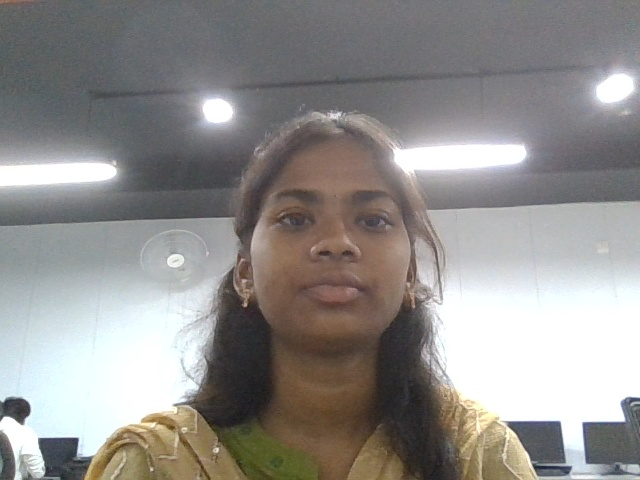
#> input picture my_photo.jpg, 640 x 480 px
$ python sketch_art.py
#> lines starting #> are read from the running program, lines starting #| are printed output that depends on the picture
import cv2

# Read image
image = cv2.imread("my_photo.jpg")
#> image is the input picture: shape (480, 640, 3); mean B, G, R 140.8, 143, 145.5

if image is None:
    print("❌ Image not found")
    exit()

# Convert to grayscale
gray = cv2.cvtColor(image, cv2.COLOR_BGR2GRAY)
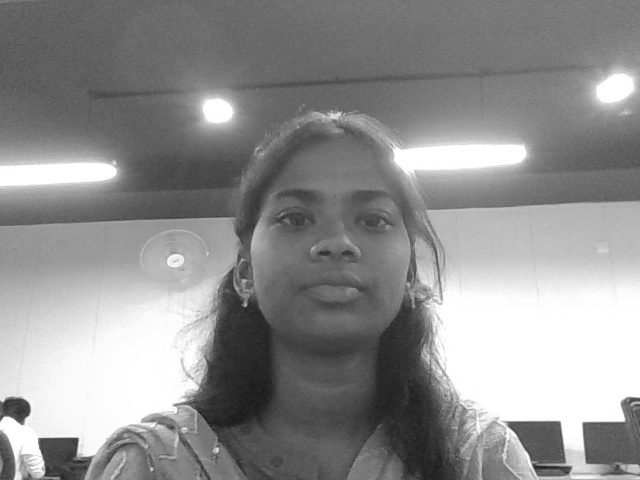
#> gray: shape (480, 640); min 24, max 255, mean 143.5

# Invert grayscale image
inverted = cv2.bitwise_not(gray)
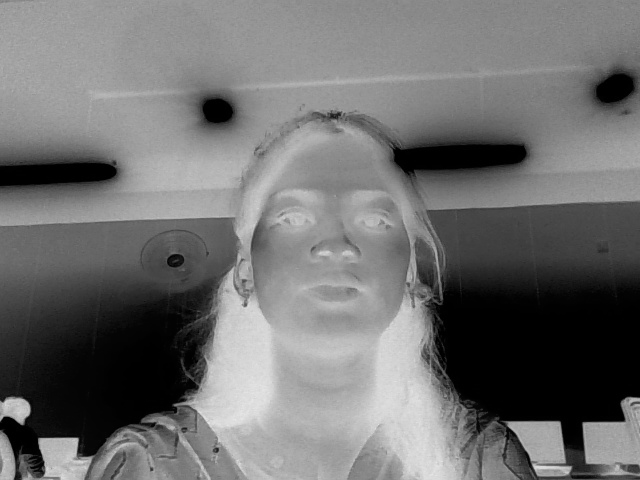
#> inverted: shape (480, 640); min 0, max 231, mean 111.5

# Blur the inverted image
blur = cv2.GaussianBlur(inverted, (21, 21), 0)
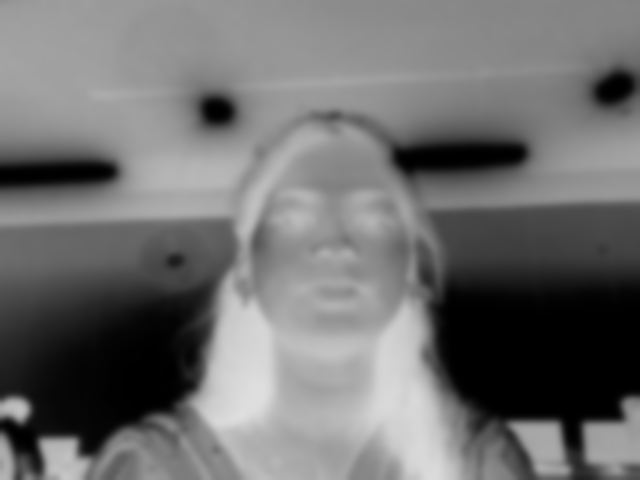
#> blur: shape (480, 640); min 0, max 222, mean 111.5

# Invert the blurred image
inverted_blur = cv2.bitwise_not(blur)
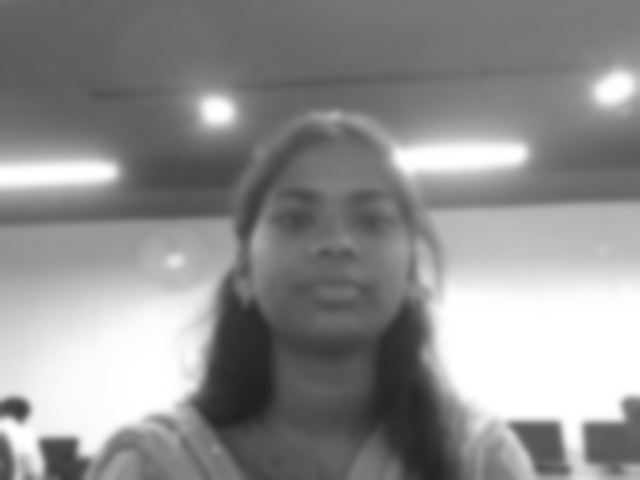
#> inverted_blur: shape (480, 640); min 33, max 255, mean 143.5

# Create pencil sketch
sketch = cv2.divide(
    gray,
    inverted_blur,
    scale=256.0
)
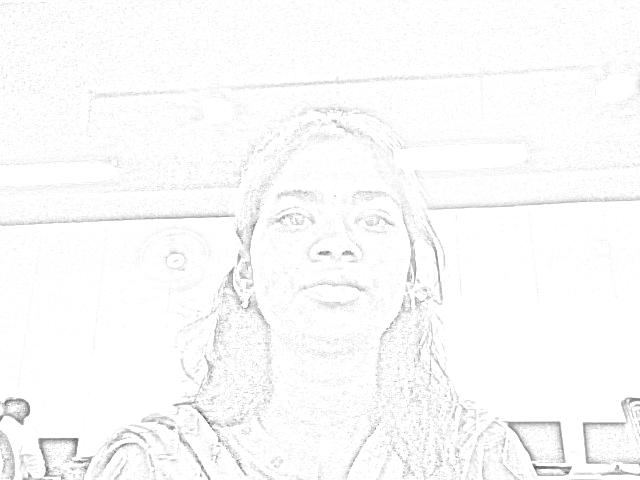
#> sketch: shape (480, 640); min 93, max 255, mean 250.5

# Save sketch
cv2.imwrite("pencil_sketch.jpg", sketch)

print("✅ Sketch saved as pencil_sketch.jpg")

# Display
cv2.imshow("Original Image", image)
cv2.imshow("Pencil Sketch", sketch)

cv2.waitKey(0)
cv2.destroyAllWindows()
